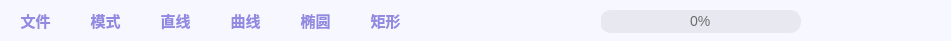
    <widget class="QFrame" name="frame_4">
     <property name="geometry">
      <rect>
       <x>0</x>
       <y>0</y>
       <width>951</width>
       <height>41</height>
      </rect>
     </property>
     <property name="styleSheet">
      <string notr="true">background-color: #f7f8ff;
border-top-right-radius:32px;
border-top-left-radius:0px;
border-bottom-right-radius:0px;
border-bottom-left-radius:0px;</string>
     </property>
     <property name="frameShape">
      <enum>QFrame::StyledPanel</enum>
     </property>
     <property name="frameShadow">
      <enum>QFrame::Raised</enum>
     </property>
     <widget class="QPushButton" name="min_window">
      <property name="geometry">
       <rect>
        <x>830</x>
        <y>0</y>
        <width>41</width>
        <height>41</height>
       </rect>
      </property>
      <property name="styleSheet">
       <string notr="true">QPushButton{
	border-top-left-radius:0px;
	border-top-right-radius:0px;
	border-bottom-right-radius:0px;
	border-bottom-left-radius:0px;
	color:#928ae1;
	icon:url(:/svg/zuixiaohua_purple.svg);
}	

QPushButton:hover{
    background-color:rgb(146, 138, 255);
	border:none;
	padding: 3px;
	color: #FFFFFF;
	icon:url(:/svg/zuixiaohua_white.svg);
}
</string>
      </property>
      <property name="text">
       <string/>
      </property>
      <property name="icon">
       <iconset resource="../icon/icon.qrc">
        <normaloff>:/svg/minwin.svg</normaloff>:/svg/minwin.svg</iconset>
      </property>
      <property name="iconSize">
       <size>
        <width>26</width>
        <height>26</height>
       </size>
      </property>
     </widget>
     <widget class="QPushButton" name="max_window">
      <property name="geometry">
       <rect>
        <x>870</x>
        <y>0</y>
        <width>41</width>
        <height>41</height>
       </rect>
      </property>
      <property name="styleSheet">
       <string notr="true">QPushButton{
	border-top-left-radius:0px;
	border-top-right-radius:0px;
	border-bottom-right-radius:0px;
	border-bottom-left-radius:0px;
	color:#928ae1;
	icon:url(:/svg/zuidahua_purple.svg);
}	

QPushButton:hover{
    background-color:rgb(146, 138, 255);
	border:none;
	padding: 3px;
	color: #FFFFFF;
	icon:url(:/svg/zuidahua_white.svg);
}
</string>
      </property>
      <property name="text">
       <string/>
      </property>
      <property name="icon">
       <iconset resource="../icon/icon.qrc">
        <normaloff>:/svg/maxwin.svg</normaloff>:/svg/maxwin.svg</iconset>
      </property>
      <property name="iconSize">
       <size>
        <width>26</width>
        <height>26</height>
       </size>
      </property>
     </widget>
     <widget class="QPushButton" name="close_window">
      <property name="geometry">
       <rect>
        <x>910</x>
        <y>0</y>
        <width>41</width>
        <height>41</height>
       </rect>
      </property>
      <property name="styleSheet">
       <string notr="true">QPushButton{
	border-top-left-radius:0px;
	border-top-right-radius:32px;
	border-bottom-right-radius:0px;
	border-bottom-left-radius:0px;
	color:#928ae1;
	icon:url(:/svg/guanbi_purple.svg);
}	

QPushButton:hover{
	border-top-left-radius:0px;
	border-top-right-radius:32px;
	border-bottom-right-radius:0px;
	border-bottom-left-radius:0px;
    background-color:rgb(146, 138, 255);
	border:none;
	padding: 3px;
	color: #FFFFFF;
	icon:url(:/svg/guanbi_white.svg);
}
</string>
      </property>
      <property name="text">
       <string/>
      </property>
      <property name="icon">
       <iconset>
        <normaloff>:/svg/close.svg</normaloff>:/svg/close.svg</iconset>
      </property>
      <property name="iconSize">
       <size>
        <width>24</width>
        <height>24</height>
       </size>
      </property>
     </widget>
     <widget class="QPushButton" name="btn_play_pause">
      <property name="geometry">
       <rect>
        <x>810</x>
        <y>10</y>
        <width>21</width>
        <height>21</height>
       </rect>
      </property>
      <property name="styleSheet">
       <string notr="true">border:none;</string>
      </property>
      <property name="text">
       <string/>
      </property>
      <property name="icon">
       <iconset resource="../icon/icon.qrc">
        <normaloff>:/svg/zanting.svg</normaloff>:/svg/zanting.svg</iconset>
      </property>
      <property name="iconSize">
       <size>
        <width>20</width>
        <height>20</height>
       </size>
      </property>
     </widget>
     <widget class="QProgressBar" name="progressBar">
      <property name="geometry">
       <rect>
        <x>600</x>
        <y>10</y>
        <width>201</width>
        <height>23</height>
       </rect>
      </property>
      <property name="styleSheet">
       <string notr="true">QProgressBar{height:22px; text-align:center; font-size:14px; color:rgb(108, 108, 108); border-radius:11px; background:#e7e8f0;}
QProgressBar::chunk{border-radius:11px;background:qlineargradient(spread:pad,x1:0,y1:0,x2:1,y2:0,stop:0 #99ffff,stop:1 #9900ff);}
</string>
      </property>
      <property name="value">
       <number>0</number>
      </property>
     </widget>
     <widget class="QPushButton" name="btn_rect">
      <property name="geometry">
       <rect>
        <x>350</x>
        <y>0</y>
        <width>71</width>
        <height>41</height>
       </rect>
      </property>
      <property name="font">
       <font>
        <family>微软雅黑</family>
        <pointsize>11</pointsize>
        <weight>75</weight>
        <bold>true</bold>
       </font>
      </property>
      <property name="styleSheet">
       <string notr="true">QPushButton{
	border-top-left-radius:0px;
	border-top-right-radius:0px;
	border-bottom-right-radius:0px;
	border-bottom-left-radius:0px;
	color:#928ae1;
	icon:url(:/svg/rect_purple.svg);
}	

QPushButton:hover{
    background-color:rgb(146, 138, 255);
	border:none;
	padding: 3px;
	color: #FFFFFF;
	icon:url(:/svg/rect_white.svg);
}
</string>
      </property>
      <property name="text">
       <string>矩形</string>
      </property>
      <property name="icon">
       <iconset>
        <normaloff>:/svg/rect.svg</normaloff>:/svg/rect.svg</iconset>
      </property>
      <property name="iconSize">
       <size>
        <width>20</width>
        <height>20</height>
       </size>
      </property>
     </widget>
     <widget class="QPushButton" name="btn_circle">
      <property name="geometry">
       <rect>
        <x>280</x>
        <y>0</y>
        <width>71</width>
        <height>41</height>
       </rect>
      </property>
      <property name="font">
       <font>
        <family>微软雅黑</family>
        <pointsize>11</pointsize>
        <weight>75</weight>
        <bold>true</bold>
       </font>
      </property>
      <property name="styleSheet">
       <string notr="true">QPushButton{
	border-top-left-radius:0px;
	border-top-right-radius:0px;
	border-bottom-right-radius:0px;
	border-bottom-left-radius:0px;
	color:#928ae1;
	icon:url(:/svg/ellipse_purple.svg);
}	

QPushButton:hover{
    background-color:rgb(146, 138, 255);
	border:none;
	padding: 3px;
	color: #FFFFFF;
	icon:url(:/svg/ellipse_white.svg);
}
</string>
      </property>
      <property name="text">
       <string>椭圆</string>
      </property>
      <property name="icon">
       <iconset>
        <normaloff>:/svg/circle.svg</normaloff>:/svg/circle.svg</iconset>
      </property>
      <property name="iconSize">
       <size>
        <width>20</width>
        <height>20</height>
       </size>
      </property>
     </widget>
     <widget class="QPushButton" name="btn_curve">
      <property name="geometry">
       <rect>
        <x>210</x>
        <y>0</y>
        <width>71</width>
        <height>41</height>
       </rect>
      </property>
      <property name="font">
       <font>
        <family>微软雅黑</family>
        <pointsize>11</pointsize>
        <weight>75</weight>
        <bold>true</bold>
       </font>
      </property>
      <property name="styleSheet">
       <string notr="true">QPushButton{
	border-top-left-radius:0px;
	border-top-right-radius:0px;
	border-bottom-right-radius:0px;
	border-bottom-left-radius:0px;
	color:#928ae1;
	icon:url(:/svg/quxian_purple.svg);
}	

QPushButton:hover{
    background-color:rgb(146, 138, 255);
	border:none;
	padding: 3px;
	color: #FFFFFF;
	icon:url(:/svg/quxian_white.svg);
}
</string>
      </property>
      <property name="text">
       <string>曲线</string>
      </property>
      <property name="icon">
       <iconset>
        <normaloff>:/svg/text.svg</normaloff>:/svg/text.svg</iconset>
      </property>
      <property name="iconSize">
       <size>
        <width>20</width>
        <height>20</height>
       </size>
      </property>
     </widget>
     <widget class="QPushButton" name="btn_select">
      <property name="geometry">
       <rect>
        <x>0</x>
        <y>0</y>
        <width>71</width>
        <height>41</height>
       </rect>
      </property>
      <property name="font">
       <font>
        <family>微软雅黑</family>
        <pointsize>11</pointsize>
        <weight>75</weight>
        <bold>true</bold>
       </font>
      </property>
      <property name="styleSheet">
       <string notr="true">QPushButton{
	border-top-left-radius:0px;
	border-top-right-radius:0px;
	border-bottom-right-radius:0px;
	border-bottom-left-radius:0px;
	color:#928ae1;
	icon:url(:/svg/wenjian-purple.svg);
}	

QPushButton:hover{
    background-color:rgb(146, 138, 255);
	border:none;
	padding: 3px;
	color: #FFFFFF;
	icon:url(:/svg/wenjian-white.svg);
}
</string>
      </property>
      <property name="text">
       <string>文件</string>
      </property>
      <property name="icon">
       <iconset resource="../icon/icon.qrc">
        <normaloff>:/svg/folderOpen.svg</normaloff>:/svg/folderOpen.svg</iconset>
      </property>
      <property name="iconSize">
       <size>
        <width>20</width>
        <height>20</height>
       </size>
      </property>
     </widget>
     <widget class="QPushButton" name="mode_choose">
      <property name="geometry">
       <rect>
        <x>70</x>
        <y>0</y>
        <width>71</width>
        <height>41</height>
       </rect>
      </property>
      <property name="font">
       <font>
        <family>微软雅黑</family>
        <pointsize>11</pointsize>
        <weight>75</weight>
        <bold>true</bold>
       </font>
      </property>
      <property name="styleSheet">
       <string notr="true">QPushButton{
	border-top-left-radius:0px;
	border-top-right-radius:0px;
	border-bottom-right-radius:0px;
	border-bottom-left-radius:0px;
	color:#928ae1;
	icon:url(:/svg/mode_purple.svg);
}	

QPushButton:hover{
    background-color:rgb(146, 138, 255);
	border:none;
	padding: 3px;
	color: #FFFFFF;
	icon:url(:/svg/mode_white.svg);
}
</string>
      </property>
      <property name="text">
       <string>模式</string>
      </property>
      <property name="icon">
       <iconset>
        <normaloff>:/svg/mode.svg</normaloff>:/svg/mode.svg</iconset>
      </property>
      <property name="iconSize">
       <size>
        <width>20</width>
        <height>20</height>
       </size>
      </property>
     </widget>
     <widget class="QPushButton" name="btn_line">
      <property name="geometry">
       <rect>
        <x>140</x>
        <y>0</y>
        <width>71</width>
        <height>41</height>
       </rect>
      </property>
      <property name="font">
       <font>
        <family>微软雅黑</family>
        <pointsize>11</pointsize>
        <weight>75</weight>
        <bold>true</bold>
       </font>
      </property>
      <property name="styleSheet">
       <string notr="true">QPushButton{
	border-top-left-radius:0px;
	border-top-right-radius:0px;
	border-bottom-right-radius:0px;
	border-bottom-left-radius:0px;
	color:#928ae1;
	icon:url(:/svg/line_purple.svg);
}	

QPushButton:hover{
    background-color:rgb(146, 138, 255);
	border:none;
	padding: 3px;
	color: #FFFFFF;
	icon:url(:/svg/line_white.svg);
}
</string>
      </property>
      <property name="text">
       <string>直线</string>
      </property>
      <property name="icon">
       <iconset>
        <normaloff>:/svg/line.svg</normaloff>:/svg/line.svg</iconset>
      </property>
      <property name="iconSize">
       <size>
        <width>20</width>
        <height>20</height>
       </size>
      </property>
     </widget>
     <widget class="QLabel" name="time_show_label">
      <property name="geometry">
       <rect>
        <x>420</x>
        <y>10</y>
        <width>141</width>
        <height>21</height>
       </rect>
      </property>
      <property name="font">
       <font>
        <family>微软雅黑</family>
       </font>
      </property>
      <property name="styleSheet">
       <string notr="true">color:#928ae1;
</string>
      </property>
      <property name="text">
       <string/>
      </property>
     </widget>
     <widget class="QPushButton" name="btn_replay">
      <property name="geometry">
       <rect>
        <x>570</x>
        <y>0</y>
        <width>31</width>
        <height>41</height>
       </rect>
      </property>
      <property name="styleSheet">
       <string notr="true">QPushButton{
	border-top-left-radius:0px;
	border-top-right-radius:0px;
	border-bottom-right-radius:0px;
	border-bottom-left-radius:0px;
	color:#928ae1;
	icon:url(:/svg/zhongfang-purple.svg);
}	

QPushButton:hover{
    background-color:rgb(146, 138, 255);
	border:none;
	padding: 3px;
	color: #FFFFFF;
	icon:url(:/svg/zhongfang-white.svg);
}
</string>
      </property>
      <property name="text">
       <string/>
      </property>
      <property name="icon">
       <iconset>
        <normaloff>:/svg/zhongfang_purple.svg</normaloff>:/svg/zhongfang_purple.svg</iconset>
      </property>
      <property name="iconSize">
       <size>
        <width>20</width>
        <height>20</height>
       </size>
      </property>
     </widget>
    </widget>
